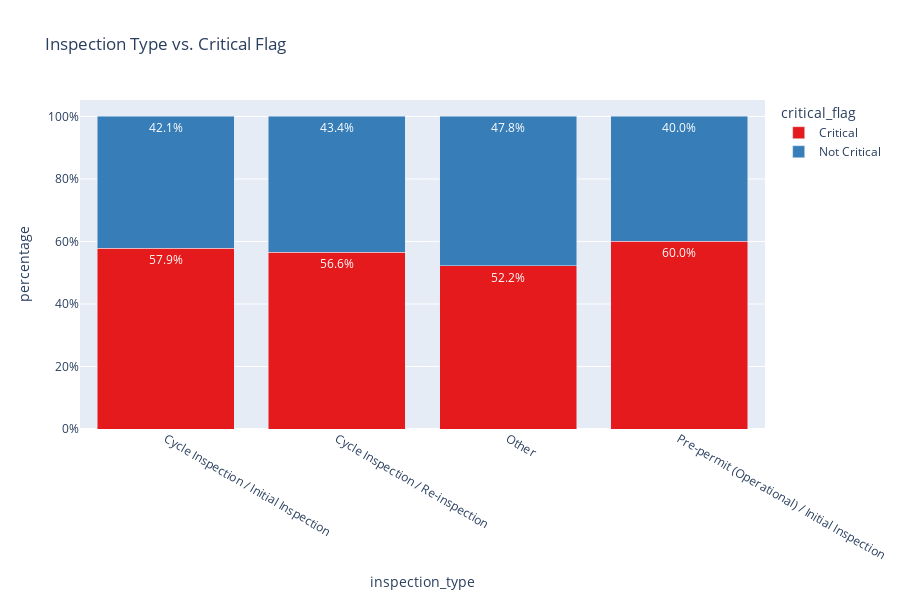

The notebook cell this image was saved under:
### Code cell
# Crosstab with row-wise normalization (percentages per cuisine)
inspection_type_crit_pct = pd.crosstab(
    gdf['inspection_type'],
    gdf['critical_flag'],
    normalize='index'
).reset_index()

# Melt to long format for plotly
inspection_type_crit_pct = inspection_type_crit_pct.melt(id_vars='inspection_type', var_name='critical_flag', value_name='percentage')

# Bar chart with percentage labels
fig = px.bar(
    inspection_type_crit_pct,
    x='inspection_type',
    y='percentage',
    color='critical_flag',
    title='Inspection Type vs. Critical Flag',
    text='percentage',
    color_discrete_sequence=px.colors.qualitative.Set1
)

fig.update_traces(texttemplate='%{text:.1%}', textposition='inside')
fig.update_layout(
    xaxis={'categoryorder': 'total descending'},
    yaxis_tickformat='.0%',
    barmode='stack',
    height=600
)

fig.show()

### Figure 1 — Plotly figure (JSON) as saved in the notebook; plotly's stock layout.template omitted (floating-point values rounded to 4 significant figures)
{"data": [{"hovertemplate": "critical_flag=Critical<br>inspection_type=%{x}<br>percentage=%{text}<extra></extra>", "legendgroup": "Critical", "marker": {"color": "rgb(228,26,28)", "pattern": {"shape": ""}}, "name": "Critical", "orientation": "v", "showlegend": true, "text": [0.5787, 0.5657, 0.522, 0.6], "textposition": "inside", "texttemplate": "%{text:.1%}", "type": "bar", "x": ["Cycle Inspection / Initial Inspection", "Cycle Inspection / Re-inspection", "Other", "Pre-permit (Operational) / Initial Inspection"], "xaxis": "x", "y": [0.5787, 0.5657, 0.522, 0.6], "yaxis": "y"}, {"hovertemplate": "critical_flag=Not Critical<br>inspection_type=%{x}<br>percentage=%{text}<extra></extra>", "legendgroup": "Not Critical", "marker": {"color": "rgb(55,126,184)", "pattern": {"shape": ""}}, "name": "Not Critical", "orientation": "v", "showlegend": true, "text": [0.4213, 0.4343, 0.478, 0.4], "textposition": "inside", "texttemplate": "%{text:.1%}", "type": "bar", "x": ["Cycle Inspection / Initial Inspection", "Cycle Inspection / Re-inspection", "Other", "Pre-permit (Operational) / Initial Inspection"], "xaxis": "x", "y": [0.4213, 0.4343, 0.478, 0.4], "yaxis": "y"}], "layout": {"barmode": "stack", "height": 600, "legend": {"title": {"text": "critical_flag"}, "tracegroupgap": 0}, "title": {"text": "Inspection Type vs. Critical Flag"}, "xaxis": {"anchor": "y", "categoryorder": "total descending", "domain": [0, 1], "title": {"text": "inspection_type"}}, "yaxis": {"anchor": "x", "domain": [0, 1], "tickformat": ".0%", "title": {"text": "percentage"}}}}
